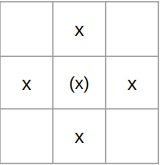
#> input picture assets/images/es_01.jpeg, 160 x 165 px
$ python main.py
#> lines starting #> are read from the running program, lines starting #| are printed output that depends on the picture
import tkinter as tk
import skimage as sk
import numpy as np

from tkinter import filedialog
from tkinter.filedialog import askopenfile
from tkinter import messagebox

from skimage.color import rgb2gray
from skimage import draw

from PIL import Image, ImageTk

from pdi import transformation as t
from pdi import histograma as h
from pdi import pseudocores as p
from pdi import filtragem as filt
from pdi import fourier
from pdi import ruido
from pdi import morfologia as m
from pdi import reconhecimentodepadroes as rec
from pdi import extracaocaracteristicas as ext

# Functions


def adjust_height(size, max_height=350):
    return tuple([int(max_height/size[1] * x) for x in size])


# [68 lines left out: functions upload_file, display_result, to_float, set_element, paint, not called in this run]


window = tk.Tk()

window.geometry("1440x1024")
window.configure(bg="#FFFFFF")

# Theme

bg_color = "#FEFEFE"

# Divs

header = tk.Canvas(
    window,
    bg=bg_color,
    height=85,
    width=1440,
    bd=0,
    highlightthickness=0,
    relief="ridge"
)
header.place(x=0, y=0)

sidebar = tk.Canvas(
    window,
    bg=bg_color,
    height=1000,
    width=400,
    bd=0,
    highlightthickness=0,
    relief="ridge"
)

sidebar.place(x=0, y=90)

content = tk.Canvas(
    window,
    bg='#FFFFAA',
    height=850,
    width=1020,
    bd=0,
    highlightthickness=0,
    relief="ridge"
)
content.place(x=405, y=90)

# Widgets - Header

header.create_text(
    14.0,
    28.0,
    anchor="nw",
    text="PDI",
    fill="#000000",
    font=("RobotoRoman Regular", 24 * -1)
)

btn_upload = tk.Button(header,
                       text='Upload',
                       width=6,
                       height=1,
                       bg="#5555FF",
                       fg="white",
                       command=upload_file)
btn_upload.place(x=1350, y=24)

header.create_rectangle(
    11.0030517578125,
    59.71754862938798,
    1425.9994711896288,
    63.3450927734375,
    fill="#000000",
    outline="")

# Widgets - Sidebar

# Filtragem Espacial

fespacial_y = 5
sidebar.create_text(
    14.0,
    fespacial_y,
    anchor="nw",
    text="Filtragem (Espacial)",
    fill="#000000",
    font=("RobotoRoman Regular", 16 * -1)
)

btn_gama = tk.Button(sidebar,
                     text='Gama',
                     width=6,
                     height=1,
                     bg="#5555FF",
                     fg="white",
                     command=lambda: display_result(t.transf_potencia(file_array, y=0.5)))
btn_gama.place(x=14, y=fespacial_y+20)

btn_contraste = tk.Button(sidebar,
                          text='Contraste',
                          width=6,
                          height=1,
                          bg="#5555FF",
                          fg="white",
                          command=lambda: display_result(t.alargamento(file_array, lim0=(50, 0), limL=(200, 255))))
btn_contraste.place(x=90, y=fespacial_y+20)

btn_planobits = tk.Button(sidebar,
                          text='Plano de Bits',
                          width=8,
                          height=1,
                          bg="#5555FF",
                          fg="white",
                          command=lambda: display_result(t.plano_bits(f=file_array, plan=5)))
btn_planobits.place(x=165, y=fespacial_y+20)

btn_hist = tk.Button(sidebar,
                     text='Histograma',
                     width=6,
                     height=1,
                     bg="#5555FF",
                     fg="white",
                     command=lambda: display_result(h.equalizacao(file_array)))
btn_hist.place(x=255, y=fespacial_y+20)

# PSEUDOCORES #

fpseudo = fespacial_y + 55
sidebar.create_text(
    14.0,
    fpseudo,
    anchor="nw",
    text="Pseudocores",
    fill="#000000",
    font=("RobotoRoman Regular", 16 * -1)
)

btn_pseudo = tk.Button(sidebar,
                       text='Pseudocores',
                       width=8,
                       height=1,
                       bg="#5555FF",
                       fg="white",
                       command=lambda: display_result(
                           p.fatiamento(file_array,
                                        levels={
                                            50: (0, 255, 0),
                                            100: (0, 0, 255),
                                            150: (255, 0, 0),
                                            175: (255, 255, 0)})))
btn_pseudo.place(x=14, y=fpseudo+20)

# Estatísticas de Ordem #

fordem = fpseudo + 58
sidebar.create_text(
    14.0,
    fordem,
    anchor="nw",
    text="Estatísticas de Ordem",
    fill="#000000",
    font=("RobotoRoman Regular", 16 * -1)
)

btn_media = tk.Button(sidebar,
                      text='Média',
                      width=6,
                      height=1,
                      bg="#5555FF",
                      fg="white",
                      command=lambda: display_result(filt.filtragem(file_array, filtro=filt.Filtro.media)))
btn_media.place(x=14, y=fordem+20)

btn_mediana = tk.Button(sidebar,
                        text='Mediana',
                        width=6,
                        height=1,
                        bg="#5555FF",
                        fg="white",
                        command=lambda: display_result(filt.filtragem(file_array, filtro=filt.Filtro.mediana)))
btn_mediana.place(x=90, y=fordem+20)

btn_max = tk.Button(sidebar,
                    text='Máx',
                    width=6,
                    height=1,
                    bg="#5555FF",
                    fg="white",
                    command=lambda: display_result(filt.filtragem(file_array, filtro=filt.Filtro.max)))
btn_max.place(x=165, y=fordem+20)

btn_min = tk.Button(sidebar,
                    text='Min',
                    width=6,
                    height=1,
                    bg="#5555FF",
                    fg="white",
                    command=lambda: display_result(filt.filtragem(file_array, filtro=filt.Filtro.min)))
btn_min.place(x=240, y=fordem+20)

btn_laplace = tk.Button(sidebar,
                        text='Laplace',
                        width=6,
                        height=1,
                        bg="#5555FF",
                        fg="white",
                        command=lambda: display_result(
                           t.adjust_scale(
                               file_array + filt.filtragem(file_array, filtro=filt.Filtro.laplaciano))))
btn_laplace.place(x=315, y=fordem+20)

# Fourier #

fourier_y = fordem + 58
sidebar.create_text(
    14.0,
    fourier_y,
    anchor="nw",
    text="Fourier",
    fill="#000000",
    font=("RobotoRoman Regular", 16 * -1)
)

btn_dft = tk.Button(sidebar,
                    text='DFT',
                    width=6,
                    height=1,
                    bg="#5555FF",
                    fg="white",
                    command=lambda: display_result(t.adjust_scale(np.log(abs(fourier.fft(file_array))))))
btn_dft.place(x=14, y=fourier_y+20)

btn_idft = tk.Button(sidebar,
                     text='IDFT',
                     width=6,
                     height=1,
                     bg="#5555FF",
                     fg="white",
                     command=lambda: display_result(fourier.ifft(fourier.fft(file_array))))
btn_idft.place(x=90, y=fourier_y+20)

# Filtragem | Frequência #

frequencia_y = fourier_y+58
sidebar.create_text(
    14.0,
    frequencia_y,
    anchor="nw",
    text="Filtragem (Frequência)",
    fill="#000000",
    font=("RobotoRoman Regular", 16 * -1)
)

btn_baixa = tk.Button(sidebar,
                      text='Passa Baixa',
                      width=8,
                      height=1,
                      bg="#5555FF",
                      fg="white",
                      command=lambda: display_result(
                          fourier.low_pass(fourier.fft(file_array), raio=to_float(e1.get(), 0.5))))
btn_baixa.place(x=14, y=frequencia_y+20)

btn_alta = tk.Button(sidebar,
                     text='Passa Alta',
                     width=8,
                     height=1,
                     bg="#5555FF",
                     fg="white",
                     command=lambda: display_result(
                         fourier.high_pass(fourier.fft(file_array), raio=to_float(e1.get(), 0.5))))
btn_alta.place(x=105, y=frequencia_y+20)

btn_notch = tk.Button(sidebar,
                      text='Rejeita Notch',
                      width=8,
                      height=1,
                      bg="#5555FF",
                      fg="white",
                      command=lambda: display_result(t.plano_bits(f=file_array, plan=5)))
btn_notch.place(x=195, y=frequencia_y+20)

tk.Label(sidebar, text="Raio: ", bg=bg_color).place(x=14, y=frequencia_y+55)

global e1
e1 = tk.Entry(sidebar, width=11)
e1.insert(0, "0.5")
e1.place(x=50, y=frequencia_y+55)

# Restauração de Imagens #

restaura_y = frequencia_y+85
sidebar.create_text(
    14.0,
    restaura_y,
    anchor="nw",
    text="Restauração de Imagens",
    fill="#000000",
    font=("RobotoRoman Regular", 16 * -1)
)

btn_ruidogaus = tk.Button(sidebar,
                          text='Ruído Gaus',
                          width=8,
                          height=1,
                          bg="#5555FF",
                          fg="white",
                          command=lambda: display_result(ruido.gauss(file_array)))
btn_ruidogaus.place(x=14, y=restaura_y+20)

btn_ruidosal = tk.Button(sidebar,
                         text='Ruído S&P',
                         width=8,
                         height=1,
                         bg="#5555FF",
                         fg="white",
                         command=lambda: display_result(ruido.s_p(file_array)))
btn_ruidosal.place(x=105, y=restaura_y+20)

btn_mediageo = tk.Button(sidebar,
                         text='Média Geo.',
                         width=8,
                         height=1,
                         bg="#5555FF",
                         fg="white",
                         command=lambda: display_result(filt.filtragem(file_array, filtro=filt.Filtro.media_geo)))
btn_mediageo.place(x=195, y=restaura_y+20)

btn_mediaalfa = tk.Button(sidebar,
                          text='Média Alfa',
                          width=8,
                          height=1,
                          bg="#5555FF",
                          fg="white",
                          command=lambda: display_result(filt.filtragem(file_array, filtro=filt.Filtro.media_alfa)))
btn_mediaalfa.place(x=285, y=restaura_y+20)

# Morfologia #

morfologia_y = restaura_y+58
sidebar.create_text(
    14.0,
    morfologia_y,
    anchor="nw",
    text="Morfologia",
    fill="#000000",
    font=("RobotoRoman Regular", 16 * -1)
)

btn_erosao = tk.Button(sidebar,
                       text='Erosão',
                       width=8,
                       height=1,
                       bg="#5555FF",
                       fg="white",
                       command=lambda: display_result(
                           t.adjust_scale(m.erosao(file_array, elemento))))
btn_erosao.place(x=14, y=morfologia_y+20)

btn_dilata = tk.Button(sidebar,
                       text='Dilatação',
                       width=8,
                       height=1,
                       bg="#5555FF",
                       fg="white",
                       command=lambda: display_result(
                           t.adjust_scale(m.dilatacao(file_array, elemento))))
btn_dilata.place(x=105, y=morfologia_y+20)

btn_abertura = tk.Button(sidebar,
                         text='Abertura',
                         width=8,
                         height=1,
                         bg="#5555FF",
                         fg="white",
                         command=lambda: display_result(
                             t.adjust_scale(m.abertura(file_array, elemento))))
btn_abertura.place(x=195, y=morfologia_y+20)

btn_fechamento = tk.Button(sidebar,
                           text='Fechamento',
                           width=8,
                           height=1,
                           bg="#5555FF",
                           fg="white",
                           command=lambda: display_result(
                               t.adjust_scale(m.fechamento(file_array, elemento))))
btn_fechamento.place(x=285, y=morfologia_y+20)

tk.Label(sidebar, text="Escolhe o filtro abaixo: ",
         bg=bg_color).place(x=14, y=morfologia_y+55)

elemento = np.array([
    [0, 1, 0],
    [1, 1, 1],
    [0, 1, 0]
])


es01_file = Image.fromarray(sk.io.imread("assets/images/es_01.jpeg"))
#> es01_file is the input picture: PIL image 160x165 RGB; mean R, G, B 247, 247, 246.9
img_es01 = ImageTk.PhotoImage(es01_file.resize(
    adjust_height(es01_file.size, max_height=78)))

btn_es01 = tk.Button(sidebar,
                     relief='flat',
                     image=img_es01,
                     command=lambda: set_element(1))
btn_es01.place(x=14, y=morfologia_y+80)

es02_file = Image.fromarray(sk.io.imread("assets/images/es_02.jpeg"))
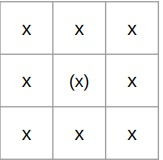
#> input picture assets/images/es_02.jpeg, 163 x 160 px
#> es02_file is the input picture: PIL image 163x160 RGB; mean R, G, B 245.5, 245.6, 245.4
img_es02 = ImageTk.PhotoImage(es02_file.resize(
    adjust_height(es02_file.size, max_height=78)))

btn_es02 = tk.Button(sidebar,
                     relief='flat',
                     image=img_es02,
                     command=lambda: set_element(2))
btn_es02.place(x=105, y=morfologia_y+80)

es03_file = Image.fromarray(sk.io.imread("assets/images/es_03.jpeg"))
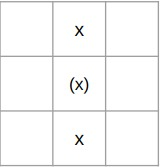
#> input picture assets/images/es_03.jpeg, 160 x 167 px
#> es03_file is the input picture: PIL image 160x167 RGB; mean R, G, B 247.7, 247.7, 247.6
img_es03 = ImageTk.PhotoImage(es03_file.resize(
    adjust_height(es03_file.size, max_height=78)))

btn_es03 = tk.Button(sidebar,
                     relief='flat',
                     image=img_es03,
                     command=lambda: set_element(3))
btn_es03.place(x=195, y=morfologia_y+80)

es04_file = Image.fromarray(sk.io.imread("assets/images/es_04.jpeg"))
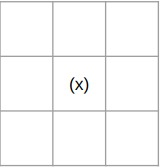
#> input picture assets/images/es_04.jpeg, 161 x 168 px
#> es04_file is the input picture: PIL image 161x168 RGB; mean R, G, B 248.5, 248.5, 248.5
img_es04 = ImageTk.PhotoImage(es04_file.resize(
    adjust_height(es04_file.size, max_height=78)))

btn_es04 = tk.Button(sidebar,
                     relief='flat',
                     image=img_es04,
                     command=lambda: set_element(4))
btn_es04.place(x=285, y=morfologia_y+80)

# Segmentação de Imagens

canny_y = morfologia_y+173
sidebar.create_text(
    14.0,
    canny_y,
    anchor="nw",
    text="11 - Segmentação de Imagens",
    fill="#000000",
    font=("RobotoRoman Regular", 16 * -1)
)

btn_borda = tk.Button(sidebar,
                      text='Borda Canny',
                      width=8,
                      height=1,
                      bg="#5555FF",
                      fg="white",
                      command=lambda: display_result(ext.canny(file_array)))
btn_borda.place(x=14, y=canny_y+20)

# [26 lines of commented-out code are left out]

btn_regiao = tk.Button(sidebar,
                       text='Cres. Região',
                       width=8,
                       height=1,
                       bg="#5555FF",
                       fg="white",
                       command=lambda: display_result(t.adjust_scale(
                           ext.region(file_array, t=int(regT.get()), seeds=[
                                      eval(seed1.get()), eval(seed2.get())])
                       )))
btn_regiao.place(x=14, y=canny_y+50)

tk.Label(sidebar, text="Seed 1: ", bg=bg_color).place(x=14, y=canny_y+85)

global seed1
seed1 = tk.Entry(sidebar, width=8)
seed1.insert(0, "(10,10)")
seed1.place(x=65, y=canny_y+85)

tk.Label(sidebar, text="Seed 2: ", bg=bg_color).place(x=130, y=canny_y+85)

global seed2
seed2 = tk.Entry(sidebar, width=8)
seed2.insert(0, "(120,120)")
seed2.place(x=180, y=canny_y+85)

tk.Label(sidebar, text="T: ", bg=bg_color).place(x=245, y=canny_y+85)

global regT
regT = tk.Entry(sidebar, width=8)
regT.insert(0, "50")
regT.place(x=260, y=canny_y+85)

btn_check = tk.Button(sidebar,
                      text='Ver',
                      width=2,
                      height=1,
                      bg="orange",
                      #    fg="white",
                      command=lambda: display_result(
                           paint(file_array, seeds=[
                                 eval(seed1.get()), eval(seed2.get())])
                      ))
btn_check.place(x=330, y=canny_y+82)

# Extração de Carc. | Fronteiras

fronteira_y = canny_y+115
sidebar.create_text(
    14.0,
    fronteira_y,
    anchor="nw",
    text="12 - Ext. de Carac. | Fronteira",
    fill="#000000",
    font=("RobotoRoman Regular", 16 * -1)
)

btn_skelet = tk.Button(sidebar,
                       text='Esquelet.',
                       width=8,
                       height=1,
                       bg="#5555FF",
                       fg="white",
                       command=lambda: display_result(
                            ext.esqueletizacao(file_array)
                       ))
btn_skelet.place(x=14, y=fronteira_y+20)

# Extração de Carc. | Imagens Inteiras

ext_inteira_y = fronteira_y+55
sidebar.create_text(
    14.0,
    ext_inteira_y,
    anchor="nw",
    text="13 - Ext. de Carac. | Imagens Inteiras",
    fill="#000000",
    font=("RobotoRoman Regular", 16 * -1)
)

btn_hs = tk.Button(sidebar,
                   text='HS',
                   width=8,
                   height=1,
                   bg="#5555FF",
                   fg="white",
                   command=lambda: display_result(
                       t.adjust_scale(
                           ext.hs(file_array, k=float(
                               hs_K.get()), t=float(hs_T.get()))
                       )))
btn_hs.place(x=14, y=ext_inteira_y+20)

tk.Label(sidebar, text="k: ", bg=bg_color).place(x=14, y=ext_inteira_y+55)

global hs_K
hs_K = tk.Entry(sidebar, width=6)
hs_K.insert(0, "0.04")
hs_K.place(x=28, y=ext_inteira_y+55)

tk.Label(sidebar, text="T: ", bg=bg_color).place(x=85, y=ext_inteira_y+55)

global hs_T
hs_T = tk.Entry(sidebar, width=6)
hs_T.insert(0, "0.01")
hs_T.place(x=99, y=ext_inteira_y+55)

btn_melhor = tk.Button(sidebar,
                       text='MSER',
                       width=8,
                       height=1,
                       bg="#5555FF",
                       fg="white",
                       command=lambda: display_result(
                           ext.mser(file_array,
                                    t=int(mser_T.get()),
                                    delta=int(mser_deltaT.get()),
                                    min_area=int(mser_min.get()),
                                    max_area=int(mser_max.get()),
                                    )
                       ))
btn_melhor.place(x=14, y=ext_inteira_y+80)

tk.Label(sidebar, text="T: ", bg=bg_color).place(x=14, y=ext_inteira_y+110)

global mser_T
mser_T = tk.Entry(sidebar, width=6)
mser_T.insert(0, "0")
mser_T.place(x=28, y=ext_inteira_y+110)

tk.Label(sidebar, text="deltaT: ", bg=bg_color).place(
    x=85, y=ext_inteira_y+110)

global mser_deltaT
mser_deltaT = tk.Entry(sidebar, width=6)
mser_deltaT.insert(0, "10")
mser_deltaT.place(x=130, y=ext_inteira_y+110)

tk.Label(sidebar, text="Min: ", bg=bg_color).place(
    x=185, y=ext_inteira_y+110)

global mser_min
mser_min = tk.Entry(sidebar, width=8)
mser_min.insert(0, "10000")
mser_min.place(x=215, y=ext_inteira_y+110)

tk.Label(sidebar, text="Máx: ", bg=bg_color).place(
    x=280, y=ext_inteira_y+110)

global mser_max
mser_max = tk.Entry(sidebar, width=8)
mser_max.insert(0, "30000")
mser_max.place(x=310, y=ext_inteira_y+110)

# Reconhecimento de Padrões

rec_y = ext_inteira_y+145
sidebar.create_text(
    14.0,
    rec_y,
    anchor="nw",
    text="14 - Rec. de Padrões",
    fill="#000000",
    font=("RobotoRoman Regular", 16 * -1)
)

btn_correlacao = tk.Button(sidebar,
                           text='Coef. Correl.',
                           width=8,
                           height=1,
                           bg="#5555FF",
                           fg="white",
                           command=lambda: display_result(
                               t.adjust_scale(
                                   rec.correlacao(
                                       file_array,
                                       sk.io.imread(
                                           "images/praticas/14/b_eye_template.tif"),
                                       best=False)
                               )))
btn_correlacao.place(x=14, y=rec_y+20)

btn_melhor = tk.Button(sidebar,
                       text='Melhor',
                       width=8,
                       height=1,
                       bg="#5555FF",
                       fg="white",
                       command=lambda: display_result(
                           t.adjust_scale(
                               m.dilatacao(rec.correlacao(
                                   file_array,
                                   sk.io.imread("images/praticas/14/b_eye_template.tif"), best=True), elemento=elemento)

                           )))
btn_melhor.place(x=100, y=rec_y+20)

# Widgets - Content

content.create_text(
    20,
    5,
    anchor="nw",
    text="Uploaded Image",
    fill="#000000",
    font=("RobotoRoman Regular", 16 * -1)
)

#> (the run stopped early here; a loop or call above may not have finished)
